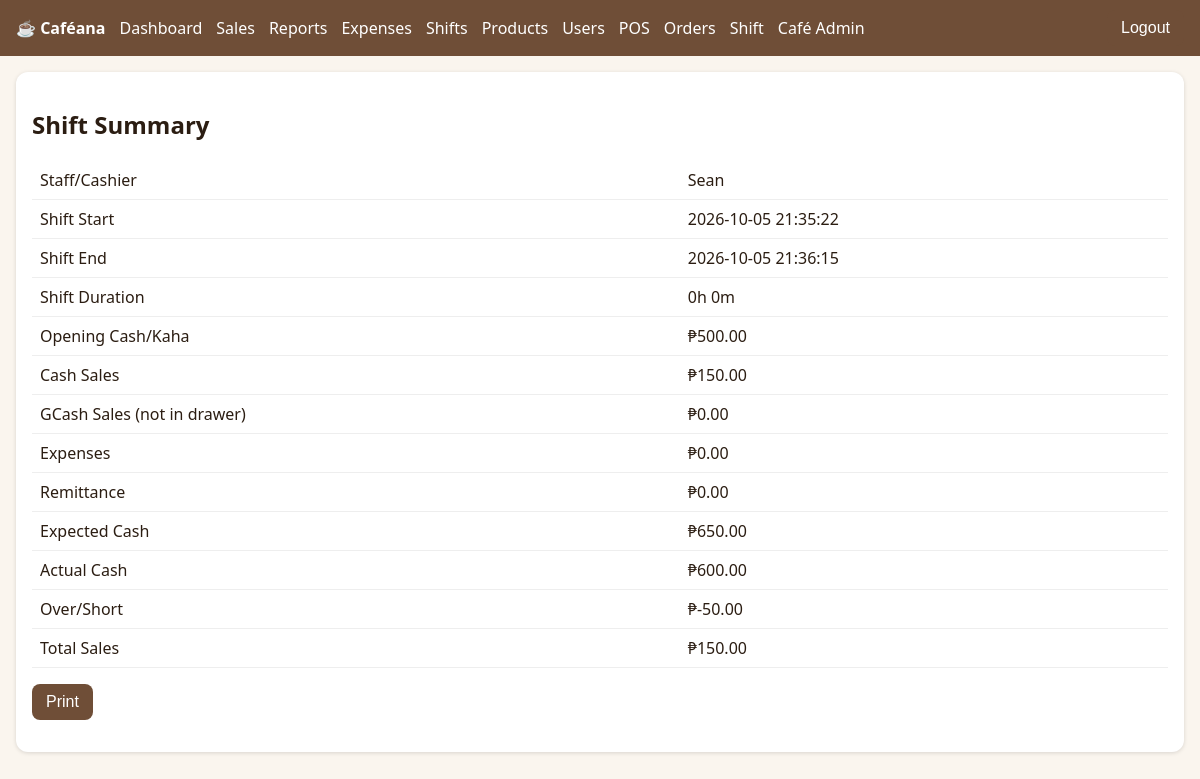
The page /shift/2 (signed in) on the database its author committed.
### tables this page shows
CREATE TABLE users(id INTEGER PRIMARY KEY,username TEXT UNIQUE NOT NULL,full_name TEXT NOT NULL,password_hash TEXT NOT NULL,
 role TEXT NOT NULL DEFAULT 'staff' CHECK(role IN('admin','staff')),status TEXT NOT NULL DEFAULT 'pending' CHECK(status IN('pending','active','rejected','inactive')),
 created_at TEXT NOT NULL DEFAULT(datetime('now','localtime')));

CREATE TABLE shifts(id INTEGER PRIMARY KEY,user_id INTEGER NOT NULL REFERENCES users(id),start_at TEXT NOT NULL DEFAULT(datetime('now','localtime')),end_at TEXT,
 opening_cash INTEGER NOT NULL,closing_cash INTEGER,expected_cash INTEGER,over_short INTEGER,status TEXT NOT NULL DEFAULT 'open' CHECK(status IN('open','closed')));

### app.py (the view)
@app.route("/shift/<int:sid>")
@login_required
def shift_view(sid):
    s = q1("SELECT s.*,u.full_name FROM shifts s JOIN users u ON u.id=s.user_id WHERE s.id=?", (sid,))
    if not s or (g.user["role"] != "admin" and s["user_id"] != g.user["id"]): abort(404)
    return render_template("shift.html", s=s, t=totals(s), dur=duration(s), who=s["full_name"], view=True)

### app.py (called while the page is built)
def db():
    if "db" not in g:
        g.db = sqlite3.connect(DB); g.db.row_factory = sqlite3.Row
        g.db.execute("PRAGMA foreign_keys=ON"); g.db.execute("PRAGMA busy_timeout=5000")
    return g.db

@app.teardown_appcontext
def _close(e):
    d = g.pop("db", None)
    if d: d.close()

def q1(sql, a=()): return db().execute(sql, a).fetchone()

@app.template_filter("peso")
def peso(c): return "₱{:,.2f}".format((c or 0) / 100)

def totals(s):
    def t(sql): return q1(sql, (s["id"],))["v"]
    cash = t("SELECT COALESCE(SUM(p.amount),0) v FROM payments p JOIN orders o ON o.id=p.order_id WHERE o.shift_id=? AND p.method='cash'")
    gc = t("SELECT COALESCE(SUM(p.amount),0) v FROM payments p JOIN orders o ON o.id=p.order_id WHERE o.shift_id=? AND p.method='gcash'")
    ex = t("SELECT COALESCE(SUM(amount),0) v FROM expenses WHERE shift_id=?")
    rm = t("SELECT COALESCE(SUM(amount),0) v FROM remittances WHERE shift_id=?")
    return dict(cash=cash, gcash=gc, exp=ex, rem=rm, total=cash + gc, expected=s["opening_cash"] + cash - ex - rm)

def duration(s):
    a = datetime.fromisoformat(s["start_at"]); b = datetime.fromisoformat(s["end_at"]) if s["end_at"] else datetime.now()
    m = int((b - a).total_seconds() // 60); return f"{m // 60}h {m % 60}m"

@app.before_request
def load():
    g.user = None
    if session.get("uid"):
        g.user = q1("SELECT * FROM users WHERE id=? AND status='active'", (session["uid"],))
        if not g.user: session.clear()
    if request.method == "POST":
        t = request.form.get("csrf") or request.headers.get("X-CSRF") or ""
        if not secrets.compare_digest(t, session.get("csrf", "")): abort(400)

@app.after_request
def headers(r):
    r.headers["X-Frame-Options"] = "DENY"; r.headers["X-Content-Type-Options"] = "nosniff"; r.headers["Referrer-Policy"] = "same-origin"
    r.headers["Content-Security-Policy"] = "default-src 'self'; img-src 'self' https: data:; style-src 'self' 'unsafe-inline'; script-src 'self' 'unsafe-inline'; frame-ancestors 'none'; form-action 'self'"
    if not request.path.startswith("/static/"): r.headers["Cache-Control"] = "no-store"  # no cached financial pages after logout
    if PROD: r.headers["Strict-Transport-Security"] = "max-age=31536000"
    return r

@app.context_processor
def ctx():
    session.setdefault("csrf", secrets.token_hex(16)); return dict(csrf=session["csrf"], user=getattr(g, "user", None))

### templates/shift.html (shortened to what this page needs)
{% extends "base.html" %}{% block body %} {% if not s %}
<form
  method="post"
  class="box narrow"
  onsubmit="return confirm('Start shift with this opening cash?');"
>
  <input type="hidden" name="csrf" value="{{ csrf }}" />
  <h2>Start Shift</h2>
  <p>{{ who }}</p>
  <label>How much cash is in the kaha/cash drawer?</label
  ><input name="cash" type="number" step="0.01" min="0" required /><button>
    Start Shift
  </button>
</form>
{% else %}
<div class="box">
  <h2>Shift Summary</h2>
  <table>
    <tr>
      <td>Staff/Cashier</td>
      <td>{{ who }}</td>
    </tr>
    <tr>
      <td>Shift Start</td>
      <td>{{ s.start_at }}</td>
    </tr>
    <tr>
      <td>Shift End</td>
      <td>{{ s.end_at or '— (open)' }}</td>
    </tr>
    <tr>
      <td>Shift Duration</td>
      <td>{{ dur }}</td>
    </tr>
    <tr>
      <td>Opening Cash/Kaha</td>
      <td>{{ s.opening_cash|peso }}</td>
    </tr>
    <tr>
      <td>Cash Sales</td>
      <td>{{ t.cash|peso }}</td>
    </tr>
    <tr>
      <td>GCash Sales (not in drawer)</td>
      <td>{{ t.gcash|peso }}</td>
    </tr>
    <tr>
      <td>Expenses</td>
      <td>{{ t.exp|peso }}</td>
    </tr>
    <tr>
      <td>Remittance</td>
      <td>{{ t.rem|peso }}</td>
    </tr>
    <tr>
      <td>Expected Cash</td>
      <td>
        {{ (s.expected_cash if s.status=='closed' else t.expected)|peso }}
      </td>
    </tr>
    <tr>
      <td>Actual Cash</td>
      <td>{{ s.closing_cash|peso if s.status=='closed' else '—' }}</td>
    </tr>
    <tr>
      <td>Over/Short</td>
      <td>{{ s.over_short|peso if s.status=='closed' else '—' }}</td>
    </tr>
    <tr>
      <td>Total Sales</td>
      <td>{{ t.total|peso }}</td>
    </tr>
  </table>
  <p class="noprint"><button onclick="print()" class="alt">Print</button></p>
</div>
{% endif %}{% endblock %}

### templates/base.html (shortened to what this page needs)
<!doctype html>
<html lang="en">
  <head>
    <link
      rel="stylesheet"
      href="{{ url_for('static',filename='style.css') }}"
    />
  </head>
  <body>
    {% if user %}
    <nav>
      <b>☕ Caféana</b> {% if user.role=='admin' %}<a href="/admin/dashboard"
        >Dashboard</a
      ><a href="/admin/sales">Sales</a><a href="/admin/reports">Reports</a
      ><a href="/admin/expenses">Expenses</a><a href="/admin/shifts">Shifts</a
      ><a href="/admin/products">Products</a><a href="/admin/users">Users</a>{%
      endif %} <a href="/pos">POS</a><a href="/orders">Orders</a
      ><a href="/shift">Shift</a><a href="/profile">{{ user.full_name }}</a>
      <form method="post" action="/logout">
        <input type="hidden" name="csrf" value="{{ csrf }}" /><button
          class="alt"
        >
          Logout
        </button>
      </form>
    </nav>
    {% endif %}
    <main>
      {% block body %}{% endblock %}
    </main>
  </body>
</html>

### static/style.css (style rules this page uses)
:root { --bg: #faf5ee; --brown: #6f4e37; --accent: #d9822b; }
* { box-sizing: border-box; }
body { margin: 0; font-family: system-ui, sans-serif; background: var(--bg); color: #2b1d12; }
nav { background: var(--brown); color: #fff; display: flex; gap: 14px; align-items: center; padding: 10px 16px; flex-wrap: wrap; }
nav a { color: #fff; text-decoration: none; }
nav form { margin-left: auto; }
main { padding: 16px; max-width: 1200px; margin: auto; }
button, .btn { background: var(--accent); color: #fff; border: 0; border-radius: 8px; padding: 9px 14px; cursor: pointer; font-size: 1rem; text-decoration: none; display: inline-block; }
button.alt { background: var(--brown); }
.box { background: #fff; border-radius: 12px; padding: 16px; box-shadow: 0 1px 4px #0002; }
table { width: 100%; border-collapse: collapse; background: #fff; }
td, th { padding: 8px; border-bottom: 1px solid #eee; }
a, button, .btn, input, select { transition: transform 0.15s ease, box-shadow 0.15s ease, background-color 0.15s ease, border-color 0.15s ease, color 0.15s ease; }

### rows shown on the page
users: full_name "Café Admin"
users: full_name "Sean"
shifts: start_at "2026-10-05 21:35:22", end_at "2026-10-05 21:36:15", opening_cash|peso "₱500.00", status+expected_cash "₱650.00", closing_cash|peso "₱600.00", over_short|peso "₱-50.00"

### other values the page prints
{{ dur }} "0h 0m"
{{ t.cash|peso }} "₱150.00"
{{ t.gcash|peso }} "₱0.00"
{{ t.exp|peso }} "₱0.00"
{{ t.rem|peso }} "₱0.00"
{{ t.total|peso }} "₱150.00"
